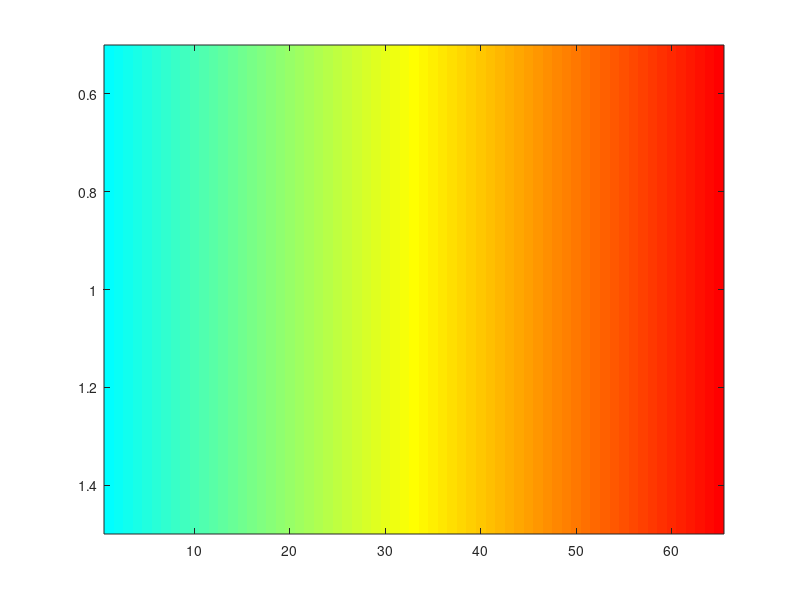

Write the MATLAB code that produced this figure.
function another_colormap
%ANOTHER_COLORMAP try another color map
%
% Example:
%   another_colormap
% See also: testall

% Copyright 2006-2012, Timothy A. Davis, http://www.suitesparse.com

j = jet (128) ;
j = j (48:112, :) ;

% jj = linspace (0,1,64)' ./ sum (jet,2) ;
% j (:,1) = j (:,1) .* jj ;
% j (:,2) = j (:,2) .* jj ;
% j (:,3) = j (:,3) .* jj ;


% white = [1 1 1] ;
% gray = [.5 .5 .5] ;                                                       %#ok

% j = [white ; purple ; j ] ;
disp ('j = ') ;
disp (j)


image (1:size(j,1)) ;
colormap (j) ;
